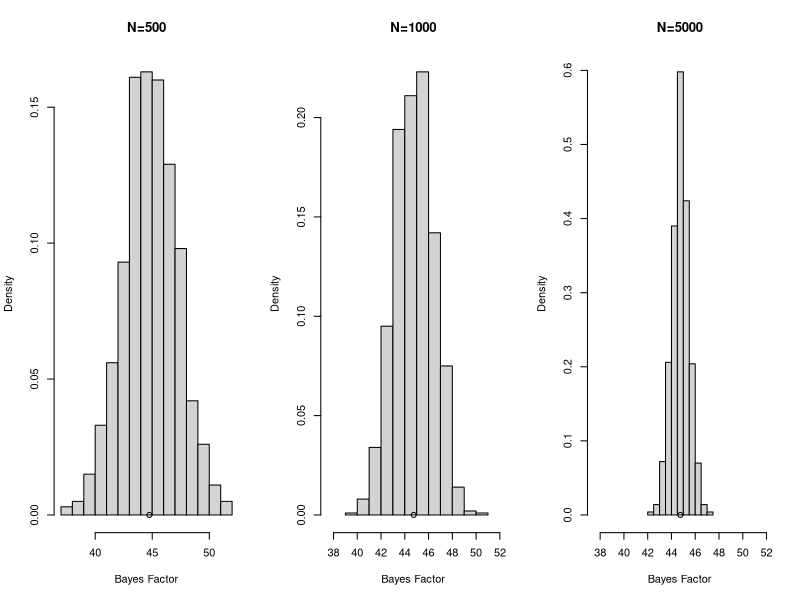
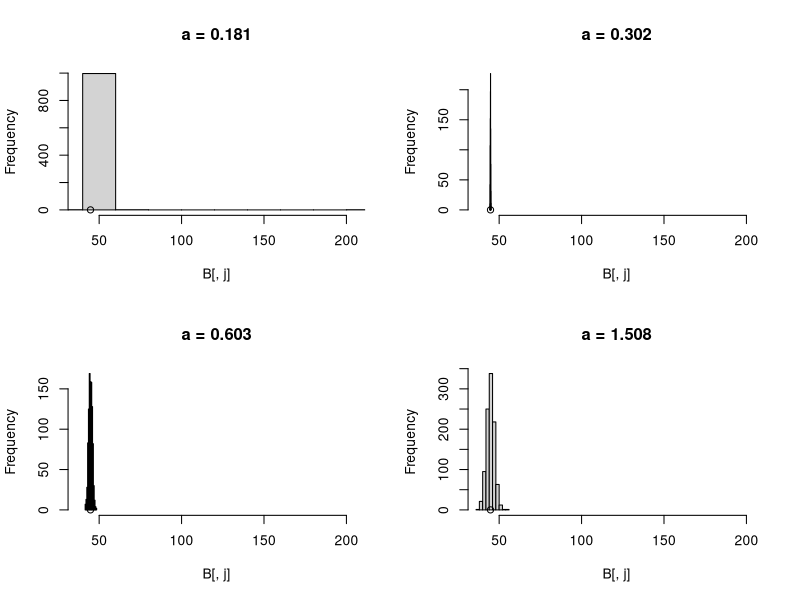
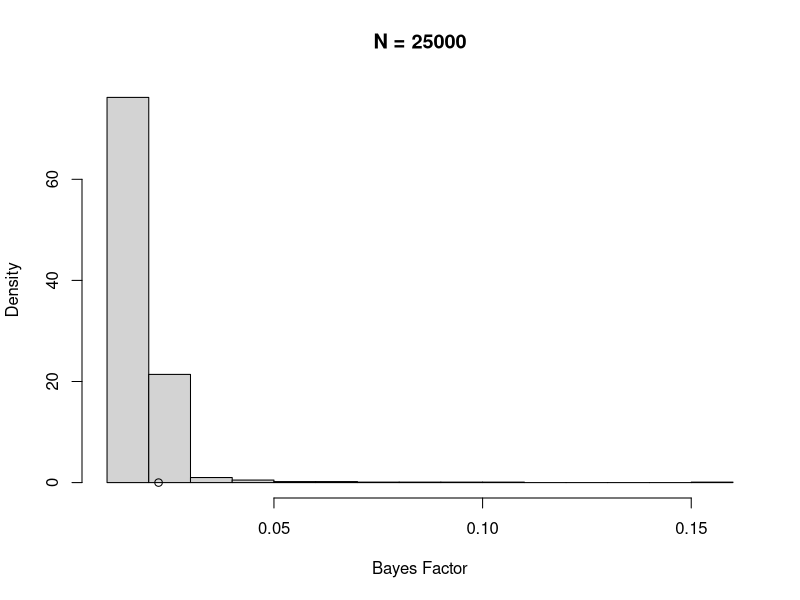
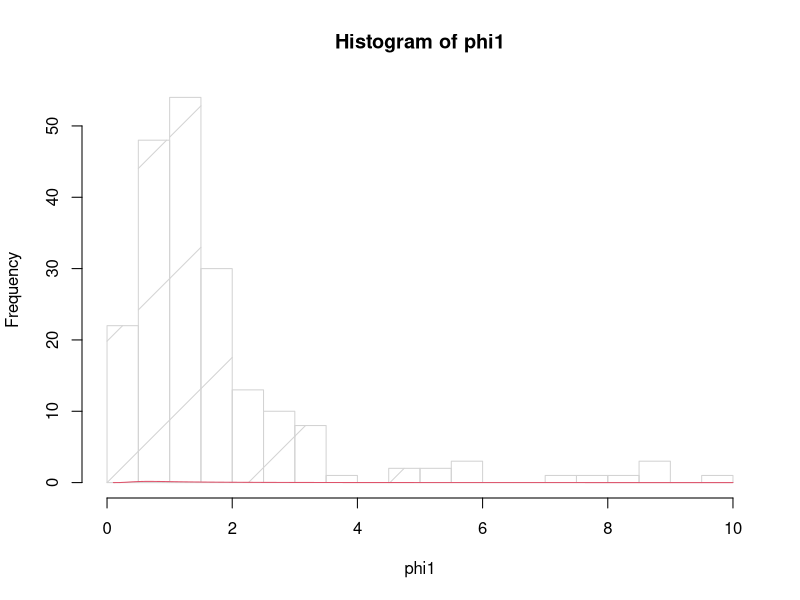

These figures' R source, in order:

# 1 -----------------------------------------------------------------------
# Data from N(theta,1)
# Model 1: theta = 0
# Model 0: theta ≠ 0, f(theta) = N(1,1)
# Priors f(0) = f(1) = 1/2

# a) ---- Estimate bayes facto with 1000 samples.
rm(list = ls())
xbar = 1
n = 10
N = 1000
theta = rnorm(N,1,1)
m1 = dnorm(xbar,0,1/sqrt(n)) #Probabilities of data given theta = 0
m0 = mean(dnorm(xbar,theta,1/sqrt(n))) # Probability of data given theta ≠ 0 (Monte carlo)
B01 = 1/(sqrt(n+1)*exp(-0.5*((n*xbar+1)^2/(n+1)-1))) # Correct bayes (B01) factor
cat(m0/m1) # Estimated B01
cat(B01) # True B01

# b) ----- 
# Determine of the estimate of B01 is affected by number of monte carlo samples, N.
# Produce 1000 replicate Bayes factor estimates when N = 500,1000,5000.
# Produce histograms and superimpose the true B01
temp1=temp2=temp3=rep(NA,1000) # To store samples
N=5000 # Largest number of N
m1=dnorm(xbar,0,1/sqrt(n)) #Probabilities of data given theta = 0
for (i in 1:1000) { #1000 replicate Bayes factor estimates
  theta=rnorm(N,1,1) # 5000 Prior sample
  temp=dnorm(xbar,theta,1/sqrt(n)) #Probabilities of data given theta ≠ 0 (Monte carlo)
  temp1[i]=mean(temp[1:500]) # Sample size 500
  temp2[i]=mean(temp[1:1000]) # Sample size 1000
  temp3[i]=mean(temp) # Sample size 5000
}

par(mfrow=c(1,3)) #1x3 subplots
hist(temp1/m1,probability=T,main="N=500",xlab="Bayes Factor") 
points(B01,0) #500 sample size histogram of B01
hist(temp2/m1,probability=T,main="N=1000",xlab="Bayes Factor", 
xlim=range(temp1/m1)) #1000 sample size histogram of B01
points(B01,0)
hist(temp3/m1,probability=T,main="N=5000",xlab="Bayes Factor", 
xlim=range(temp1/m1)) #5000 sample size histogram of B01
points(B01,0) # Superimpose true value.

# Obviously more focused around true value for N = 5000.

# c) ---------
# Estimate the Bayes Factor based on an importance sampling distribution N(m,a^2) for model 0,
# where m = 1 and a = 0.6/√11,1/√11,2/√11 and 5/√11.
# Again, obtain 1,000 replicate estimates of each of these and produce a histogram of 
# the estimate in each case, superimposing the true value of B01.

true.mean=1 # True mean
true.sd=1/sqrt(10) #true sd
N=1000 
a=c(0.6,1,2,5) # Different values of a.
B=matrix(NA,ncol=4,nrow=1000) # 1000x4 matrix
for (j in 1:4) { # For every a value
  for (i in 1:1000) { # For every replicate.
    theta=rnorm(N,true.mean,a[j]*true.sd)  # Sample from prior
    w=dnorm(xbar,theta,1/sqrt(10))*dnorm(theta,1,1)/dnorm(theta,true.mean,a[j]*true.sd) 
    #weights as true m0/sampling distribution.
    B[i,j]=mean(w)/m1 # B01 (Mean because monte carlo)
  }} 
par(mfrow=c(2,2))
r=range(B)
for (j in 1:4) {
  hist(B[,j],xlim=r,main=paste("a =",round(a[j]/sqrt(11),3)))
  points(B01,0)
}

# d) ------
# Explain the differences in the quality of the estimate of B01 for different values of a.
# When a = 1/sqrt(10) g(θ) is in fact the true posterior distribution. Hence all
# estimates of B01 will be identical as the Monte Carlo estimator will have variance
# 0 (and so the histogram plot will only have one bar, and look slightly odd). Of
# course we will never have this in practice.

# a = 2/sqrt(10) and a = 5/sqrt(10) represent more inefficient importance distributions
# that are worse approximations to the posterior. Of course, the worse the importance 
# sampling distribution, the more variable the Monte Carlo estimate of the
# marginal likelihood. Though the estimate should in be unbiased in this case.

# For a = 0.6/ 11 the importance sampling distribution does not adequately
# cover the target posterior, and so the Monte Carlo estimates are very poor. 
# The tail of these estimates goes up to 100, in this instance – 
# this does not happen for the other estimators.

# e) --------
# Using the importance distribution g(θ), which is centered at the same value as the
# prior and posterior, is of course more efficient when the variance is closer to that of
# the posterior (i.e. when 1/sqrt(10) ≤ a < 1).



# 2 -----------------------------------------------------------------------
#Repeat Question 1a) and 1b) with your choice of sample sizes, N, 
#but instead compute unbiased Monte Carlo estimates of the reciprocal Bayes Factor B01^-1 = B10
B10 = B01^-1 # True Bayes factor
xbar = 1 # data
n=10
par(mfrow=c(1,1))

N = 5000 # Number of samples for monte carlo
theta = rnorm(N,1,1/sqrt(n+1)) #
m1 = dnorm(xbar,0,1/sqrt(n))
rm0 = mean(1/dnorm(xbar,theta,1/sqrt(n))) #1/m0
B10estimate = m1*rm0
cat(B10estimate)
cat(B10)

rstore=rep(NA,1000)
N=25000
m1=dnorm(xbar,0,1/sqrt(n))
for (i in 1:1000) {
  theta=rnorm(N,1,1/sqrt(n+1))
  rstore[i]=mean(1/dnorm(xbar,theta,1/sqrt(n)))
}
hist(rstore*m1,probability=T,main=paste("N =",N),xlab="Bayes Factor")
points(B10,0)

# 3 -----------------------------------------------------------------------
# The Unknown Variance example in Lecture 7. Suppose that we have observations x1, . . . , xn
# which are iid N(θ,φ).

# model m = 0: The variance is known as φ = φ0, but θ is unknown.
# model m = 1: Both mean and variance are unknown.

# Assume that the prior for model 1 is determined by π1(θ|φ) ∼ N(m,φ/d) and 
# π1(φ) ∝ φ−t−1 exp(−bφ−1), and that the prior for model 0 by 
# π0(θ) = π1(θ|φ = φ0) ∼ N(m,φ0/d).

# a) choose (θ0,φ0) and generate data.
rm(list = ls())

theta0 = 1
phi0 = 1
n = 200
x = rnorm(n,theta0,phi0)

# b) For appropriate choices of prior parameters m,d,b and t compute the true Bayes
# Factor B01.
m = 1
d = 1
t = 2
b = 2
y = sum((x-mean(x))^2) + (n*d*(mean(x)-m)^2)/(n+d)
B01 = ((b+y/2)^(t+n/2))/(b^t*phi0^(n/2)) * gamma(t)/gamma(t + n/2) * exp(-y/(2*phi0)) # True bayes factor
m0_true = sqrt(d/(n+d))/(2*pi*phi0)^(n/2) * exp(-y/(2*phi0))
m1_true = sqrt(d/(n+d))/(2*pi)^(n/2) * gamma(t+n/2)/(gamma(t)*(b+y/2)^(t+n/2)) * b^t
## ----
# c) Estimate the Bayes Factor by Monte Carlo integration based on sampling from the
# priors.
theta0 = rnorm(n,m,phi0/d) # Prior for theta for model 0
m0samp = c()
for(i in 1:length(theta0)){
  m0samp[i] = prod(dnorm(x,theta0[i],phi0)) #Estimate the likelihood using every value for theta
}
m0 = mean(m0samp) # Take mean to monte carlo.


# Get priors from phi through importance sampling using uniform(0,10)
y = runif(10000,0,10) # Sample distribution
w = (y^(-t-1)*exp(-b*y^-1)) # Compute weights
w = w/sum(w)
phi1 = sample(y, n, replace=T, prob=w)
hist(phi1,breaks=15,density=T)
q = seq(0,10,length=100)
lines(q,(q^(-t-1)*exp(-b*q^-1)),col=2)
m1samp = c()
m1samp2 = c()

for(i in 1:length(x)){
  theta1temp = mean(rnorm(m,phi1/d))
  m1samp[i] = prod(dnorm(x,theta1temp,phi1[i]))
}

m1 = mean(m1samp)
cat(m0)
cat(m0_true)
cat(m1)
cat(m1_true)
cat(m0/m1)
cat(m0_true/m1_true)
cat(B01)



